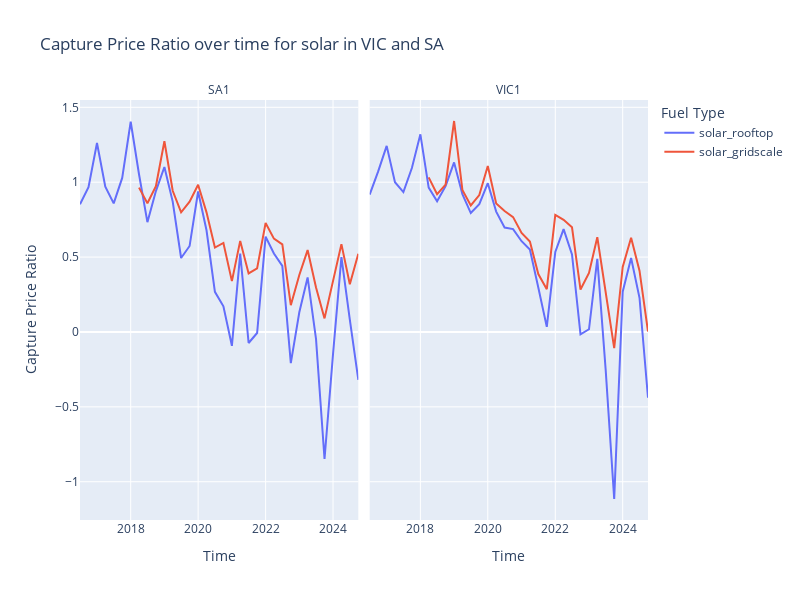

Notebook code for this chart:
### Code cell
fig = px.line(
    df_solar,
    x="INTERVAL_START",
    y="CAPTURE_RATIO",
    color="FUEL_TYPE",
    #color_discrete_map=color_mapping,
    facet_col="REGIONID",
    height=400,
    width=800,
    title=f"{metric['title']} over time for solar in VIC and SA",
    labels={
        "FUEL_TYPE": "Fuel Type",
        "INTERVAL_START": "Time",
        "CAPTURE_RATIO": "Capture Price Ratio",
        "REGIONID": "Region"
    }
)

fig.for_each_annotation(lambda a: a.update(text=a.text.split("=")[-1]))
fig.write_image(os.path.join(results_dir, f"vic-sa-solar.svg"))

fig.show()
